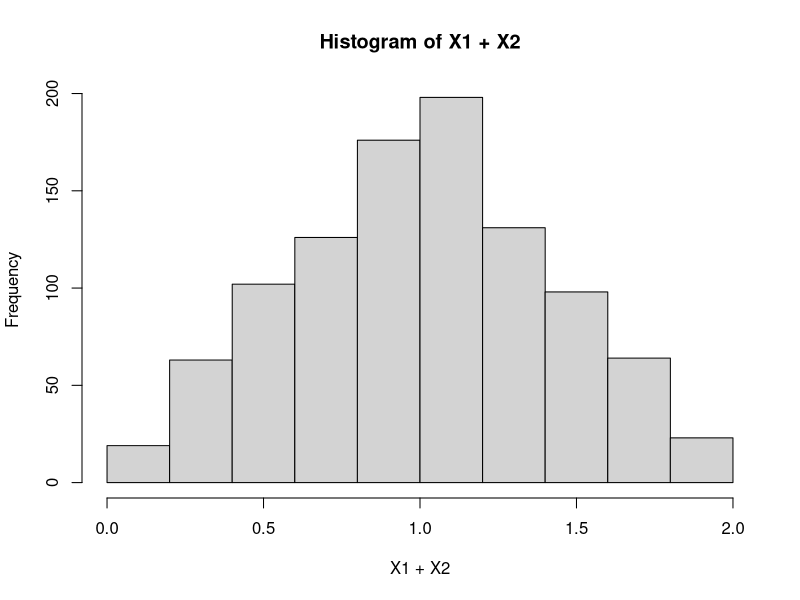

Write R code to recreate this figure.
## ---- chunk 1
X1 = runif(1000, 0, 1)
X2 = runif(1000, 0, 1)
hist(X1 + X2)
